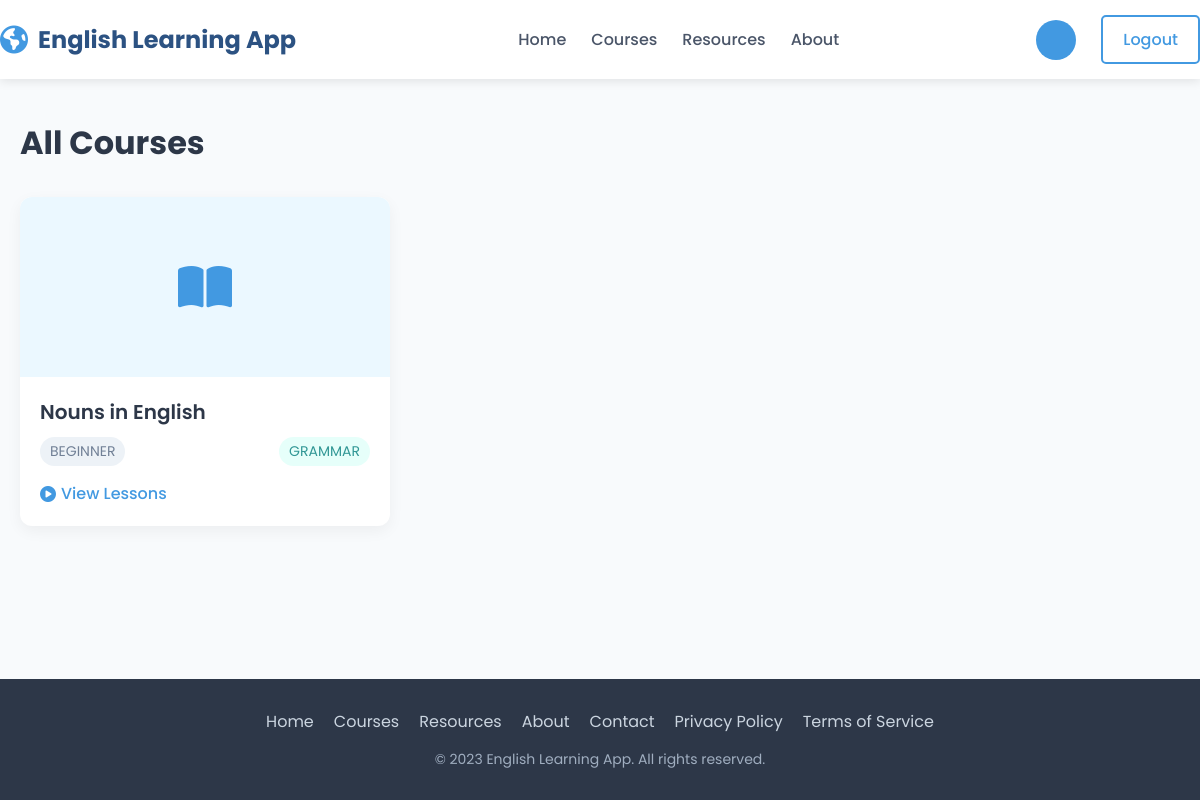
Page /learning/courses/ on the earlier database version.
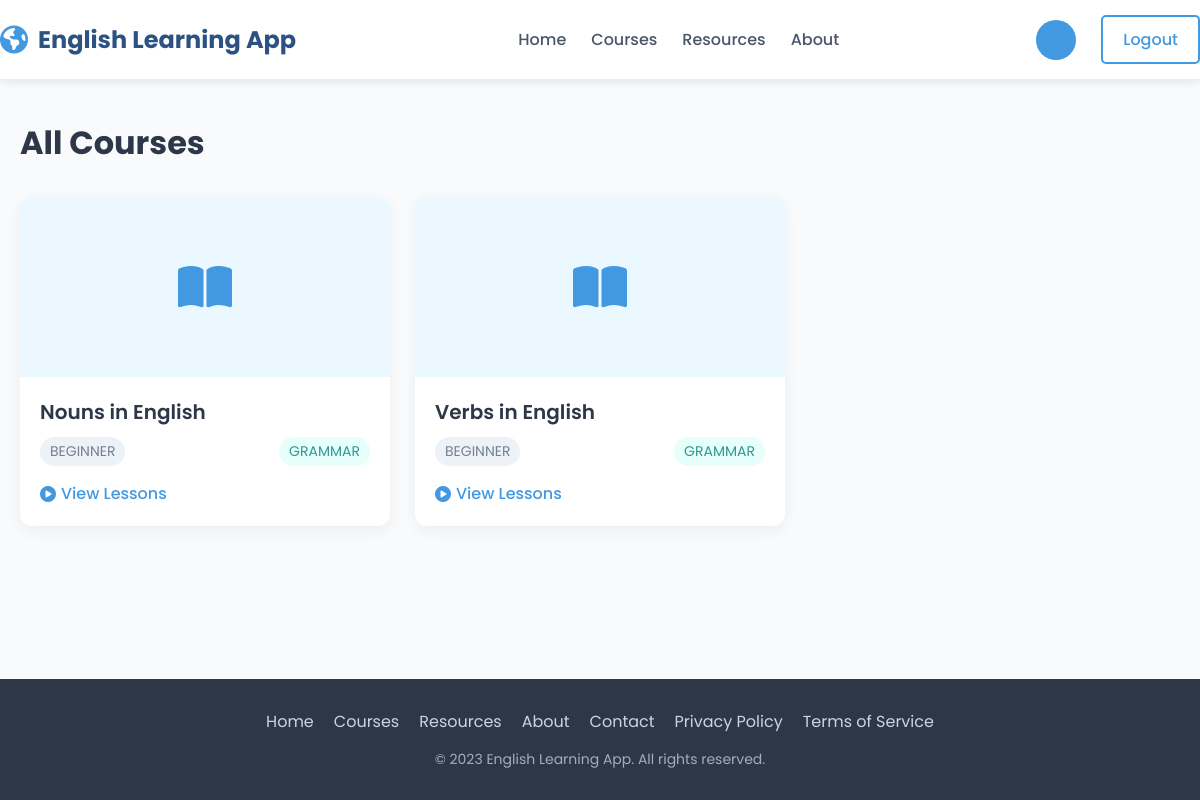
Same page on the later database version.
### learning/models.py (models this page shows, shortened)
class Course(models.Model):
    SKILL_LEVELS = [
        ("BEGINNER", "Beginner"),
        ("INTERMEDIATE", "Intermediate"),
        ("ADVANCED", "Advanced"),
    ]
    CATEGORIES = [
        ("GRAMMAR", "Grammar"),
        ("VOCABULARY", "Vocabulary"),
        ("LISTENING", "Listening"),
        ("SPEAKING", "Speaking"),
    ]
    title = models.CharField(max_length=200)
    description = models.TextField()
    skill_level = models.CharField(max_length=20, choices=SKILL_LEVELS)
    category = models.CharField(max_length=20, choices=CATEGORIES)
    created_by = models.ForeignKey(User, on_delete=models.CASCADE, related_name="courses")
    created_at = models.DateTimeField(auto_now_add=True)
    updated_at = models.DateTimeField(auto_now=True)

### learning/views.py (the view)
# urls.py: path('courses/', views.course_list, name='course_list'),
def course_list(request):
    courses = Course.objects.all()
    return render(request, 'learning/course_list.html', {'courses': courses})

### learning/templates/learning/course_list.html (shortened to what this page needs)
<!DOCTYPE html>
<html lang="en">
<head>
    <link rel="stylesheet" href="https://cdnjs.cloudflare.com/ajax/libs/font-awesome/6.4.0/css/all.min.css">
</head>
<body>
    <header>
        <div class="container header-container">
            <div class="logo">
                <i class="fas fa-globe-americas"></i>
                English Learning App
            </div>
            <nav>
                <ul>
                    <li><a href="{% url 'home' %}">Home</a></li>
                    <li><a href="{% url 'learning:course_list' %}" class="active">Courses</a></li>
                    <li><a href="#">Resources</a></li>
                    <li><a href="#">About</a></li>
                </ul>
            </nav>
            <div class="user-menu">
                <div class="user-info">
                    <div class="user-avatar">{{ user.email|make_list|first|upper }}</div>
                </div>
                <a href="{% url 'accounts:logout' %}" class="btn btn-outline">Logout</a>
            </div>
        </div>
    </header>
    <main>
        <div class="container">
            <div class="page-header">
                <h1 class="page-title">All Courses</h1>
            </div>
            {% if courses %}
                <div class="courses-grid">
                    {% for course in courses %}
                        <div class="course-card">
                            <div class="course-image">
                                <i class="fas fa-book-open"></i>
                            </div>
                            <div class="course-content">
                                <h3 class="course-title">{{ course.title }}</h3>
                                <div class="course-meta">
                                    <span class="course-level">{{ course.skill_level }}</span>
                                    <span class="course-category">{{ course.category }}</span>
                                </div>
                                <div class="course-actions">
                                    <a href="{% url 'learning:lesson_list' course.id %}">
                                        <i class="fas fa-play-circle"></i> View Lessons
                                    </a>
                                </div>
                            </div>
                        </div>
                    {% endfor %}
                </div>
            {% endif %}
        </div>
    </main>
    <footer>
        <div class="container">
            <div class="footer-links">
                <a href="#">Home</a>
                <a href="#">Courses</a>
                <a href="#">Resources</a>
                <a href="#">About</a>
                <a href="#">Contact</a>
                <a href="#">Privacy Policy</a>
                <a href="#">Terms of Service</a>
            </div>
            <div class="copyright">
                &copy; 2023 English Learning App. All rights reserved.
            </div>
        </div>
    </footer>
</body>
</html>

Differences in the rows shown:
added Course: title "Verbs in English", skill_level "BEGINNER", category "GRAMMAR"
